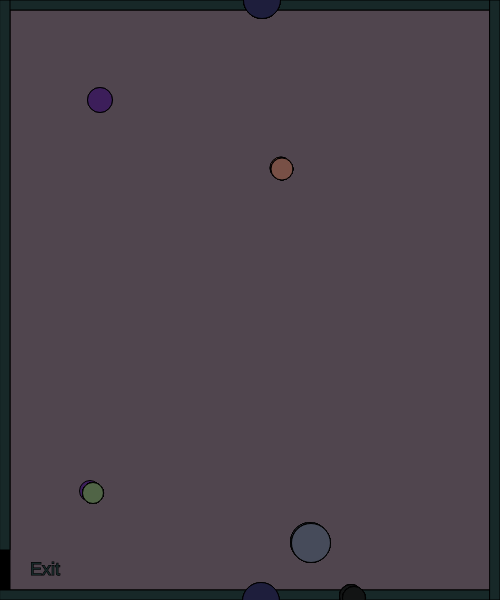
Frame 1 (no input)
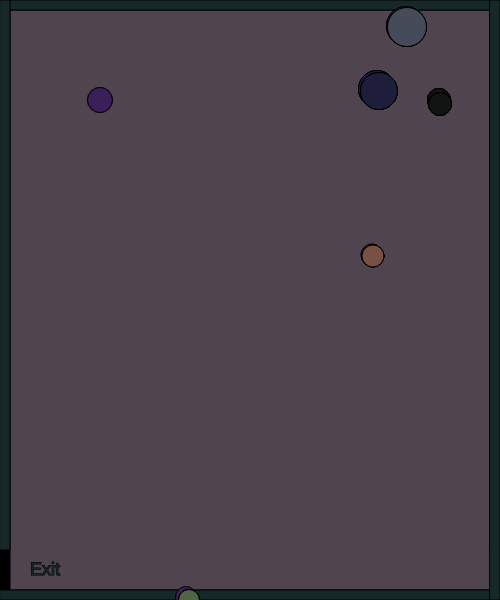
Frame 60 (no input)
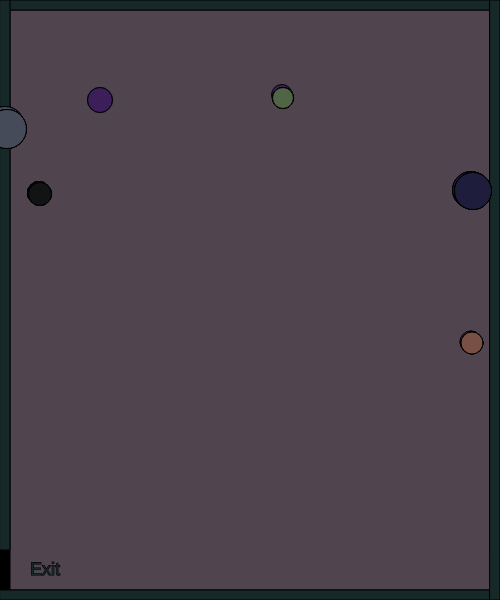
Frame 120 (the mouse pressed at the canvas centre since frame 60)

The p5.js sketch that drew these frames (run headless with seeded random() and noise() and a simulated clock; from frame 60 on, the mouse is pressed at the canvas centre):

// p5.js sketch
// ── sketch.js
// character
var characterX = 100;
var characterY = 100;

// wasd
var w = 85;
var s = 81;
var a = 69;
var d = 70;

// shapes
var shapeX = 30;
var shapeY = 50;

var shapeXs = [];
var shapeYs = [];
var diameters = [];

var shapeXSpeeds = [];
var shapeYSpeeds = [];

// mouse click shape
var mouseShapeX;
var mouseShapeY;

function setup() {
    createCanvas(500, 600);
    // ranadom speed
    var x = 50;
    var y = 50;
    var diameter = 25;
    for (var i = 0; i < 10; i++) {
        shapeXSpeeds[i] = Math.floor(Math.random() * (Math.floor(Math.random() * 5)) + 1);
        shapeYSpeeds[i] = Math.floor(Math.random() * (Math.floor(Math.random() * 5)) + 1);
        shapeXs[i] = getRandomNumber(500);
        shapeYs[i] = getRandomNumber(600);
        diameters[i] = getRandomNumber(30);
    }

    createCharacter(200, 350);
}

function draw() {
     background(80,69,78);
    stroke(0);
    fill(0);
    // top border
    rect(0,0,width,10);
    // left border
    rect(0,0,10,height);
    // bottom border
    rect(0, height-10,width, 10);
    // right upper border
    rect(width-10,0,10,height-50);

    //character
    fill(23,40,40);
    circle(characterX,characterY,25);


    // call createBorders function
    createBorders();

    // call movePlayer function
    movePlayer();

    // exit message
    textSize(18);
    text("Exit", width-470,height-25)

    // call createCharacter function
    createCharacter();

    // call createWin function
    createWin();
    
    // create shapes
    for (var i = 0; i < shapeXs.length; i++) {
    {
        circle(shapeXs[0],shapeYs[0], diameters[0]);
        fill(120,80,70)
        circle(shapeXs[1],shapeYs[1], diameters[1]);
        fill(30,30,60)
        circle(shapeXs[2],shapeYs[2], diameters[2]);
        fill(70,75,90)
        circle(shapeXs[3],shapeYs[3], diameters[3]);
        fill(18,20,20)
        circle(shapeXs[4],shapeYs[4], diameters[4]);
        fill(80,100,70)
    }
        shapeXSpeeds[i] = Math.floor(Math.random() * (Math.floor(Math.random() * 5)) + 1);
        shapeYSpeeds[i] = Math.floor(Math.random() * (Math.floor(Math.random() * 5)) + 1);
    
    // shape movement 
        shapeXs[i] += shapeXSpeeds[i];
        shapeYs[i] += shapeYSpeeds[i];

    // check to see if the shape has gone out of bounds
        if (shapeXs[i] > width) {
            shapeXs[i] = 0;
        }
        if (shapeXs[i] < 0) {
            shapeXs[i] = width;
        }
        if (shapeYs[i] > height) {
            shapeYs[i] = 0;
        }
        if (shapeYs[i] < 0) {
            shapeYs[i] = height;
        }
    }
   
    // create the shape based on the mouse click
    fill(120, 130, 140);
    circle(mouseShapeX, mouseShapeY, 25);
}

function movePlayer()
{
    if(keyIsDown(w))
    {
        characterY -= 10;   
    }
    if(keyIsDown(s))
    {
        characterY += 10;   
    }
    if(keyIsDown(a))
    {
        characterX -= 10;   
    }
    if(keyIsDown(d))
    {
        characterX += 10;   
    }

}
function createCharacter()
{
    fill(60,30,90);
    circle(characterX,characterY,25);
}

function createWin()
{
    if(characterY > width && characterX < width-500)
    {
        stroke(5);
        fill(0);
        textSize(50);
        text("You Win!", width/2-20, height/2-25);
    }
}

function createBorders()
{
    // top border
    rect(0,0,width,10);
    // left border
    rect(0,0,10,height-50);
    // bottom border
    rect(0, height-10,width, 10);
    // right upper border
    rect(width-10,0,10,height); 
}

function mouseClicked() {
    mouseShapeX = mouseX;
    mouseShapeY = mouseY;
}

function getRandomNumber(number) {
    return Math.floor(Math.random() * number) + 10;
}
